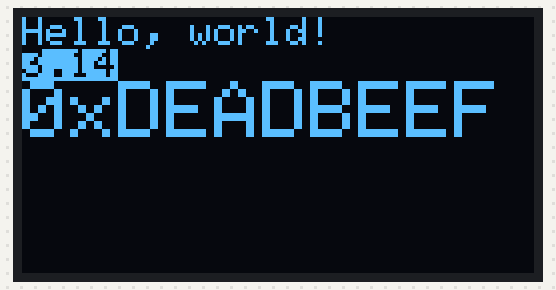
The sketch below on a simulated Arduino Uno, built with avr-gcc and run on an emulated ATmega328P. Shown: 128×64 one-colour display.

Above: at 0.1 s.

The sketch:

OLED_test_pcb.ino
```cpp
/*********************************************************************
This sketch is the first bring-up test for my Weather Station PCB,
designed to check the wiring for the OLED display.  No other features of
the Weather Station PCB are used.

Basic stub for using an OLED display such as from Adafruit
(http://www.adafruit.com/category/63_98 ) via their libraries. Check
out the example sketches packaged with those libraries to see how to
use all the text, drawing, and scrolling functions.

Notes:
 *) You need to modify Adafruit_SSD1306.h to reflect the size of
    the OLED you are using (either 32 or 64 pixels).
 *) The display can co-exist with other SPI devices, in which case the
    OLED_DC, OLED_CLK, and OLED_MOSI (Data) pins may be shared but
    the CS (Chip Select) connection must be unique for each device.

Author: David Bryant (djbryant@gmail.com)
*********************************************************************/

#include <SPI.h>
#include <Wire.h>
#include <Adafruit_GFX.h>
#include <Adafruit_SSD1306.h>

// If using software SPI (the default case):
#define OLED_MOSI   9
#define OLED_CLK   10
#define OLED_DC    11
#define OLED_CS    12
#define OLED_RESET 13
Adafruit_SSD1306 display(OLED_MOSI, OLED_CLK, OLED_DC, OLED_RESET, OLED_CS);

#if (SSD1306_LCDHEIGHT != 64)
#error("Height incorrect, please fix Adafruit_SSD1306.h!");
#endif

void setup()   {
  // Serial.begin(9600);  // Uncomment if using Serial output

  // by default, we'll generate the high voltage from the 3.3v line internally! (neat!)
  display.begin(SSD1306_SWITCHCAPVCC);
  // init done

  display.clearDisplay();   // clears the screen and buffer

  // text display tests
  display.setTextSize(1);
  display.setTextColor(WHITE);
  display.setCursor(0,0);
  display.println("Hello, world!");
  display.setTextColor(BLACK, WHITE); // 'inverted' text
  display.println(3.141592);
  display.setTextSize(2);
  display.setTextColor(WHITE);
  display.print("0x"); display.println(0xDEADBEEF, HEX);
  display.display();
}


void loop() {

}
```
